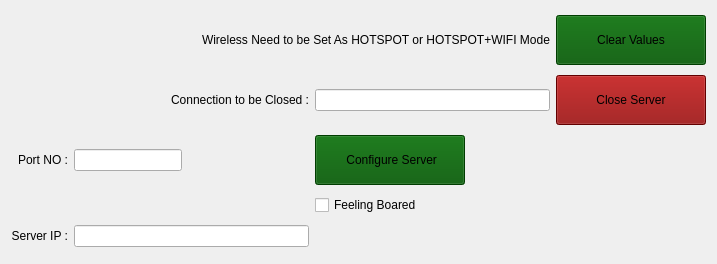
          <widget class="QWidget" name="page_4">
           <property name="geometry">
            <rect>
             <x>0</x>
             <y>0</y>
             <width>717</width>
             <height>264</height>
            </rect>
           </property>
           <attribute name="label">
            <string>Multiple Connection TCP Server</string>
           </attribute>
           <layout class="QGridLayout" name="gridLayout_6">
            <item row="5" column="1">
             <widget class="QLineEdit" name="Server_IPlineEdit">
              <property name="readOnly">
               <bool>true</bool>
              </property>
             </widget>
            </item>
            <item row="5" column="0">
             <widget class="QLabel" name="label_8">
              <property name="styleSheet">
               <string notr="true">background-color: rgba(255, 255, 255, 0);
border-color: rgba(255, 255, 255, 0);</string>
              </property>
              <property name="text">
               <string>&lt;html&gt;&lt;head/&gt;&lt;body&gt;&lt;p align=&quot;right&quot;&gt;Server IP :&lt;/p&gt;&lt;/body&gt;&lt;/html&gt;</string>
              </property>
             </widget>
            </item>
            <item row="1" column="1" alignment="Qt::AlignRight">
             <widget class="QLabel" name="label_7">
              <property name="styleSheet">
               <string notr="true">background-color: rgba(255, 255, 255, 0);
border-color: rgba(255, 255, 255, 0);</string>
              </property>
              <property name="text">
               <string>&lt;html&gt;&lt;head/&gt;&lt;body&gt;&lt;p align=&quot;right&quot;&gt;Connection to be Closed :&lt;/p&gt;&lt;/body&gt;&lt;/html&gt;</string>
              </property>
             </widget>
            </item>
            <item row="1" column="2">
             <widget class="QLineEdit" name="Connection_lineEdit"/>
            </item>
            <item row="0" column="3">
             <widget class="QPushButton" name="Clear_pushButton_2">
              <property name="sizePolicy">
               <sizepolicy hsizetype="Fixed" vsizetype="Fixed">
                <horstretch>0</horstretch>
                <verstretch>0</verstretch>
               </sizepolicy>
              </property>
              <property name="minimumSize">
               <size>
                <width>150</width>
                <height>50</height>
               </size>
              </property>
              <property name="styleSheet">
               <string notr="true">background-color: rgb(0, 85, 0);</string>
              </property>
              <property name="text">
               <string>Clear Values</string>
              </property>
              <property name="icon">
               <iconset resource="ESP_Resource.qrc">
                <normaloff>:/Icons/Icons/clear.png</normaloff>:/Icons/Icons/clear.png</iconset>
              </property>
              <property name="iconSize">
               <size>
                <width>32</width>
                <height>32</height>
               </size>
              </property>
             </widget>
            </item>
            <item row="4" column="2">
             <widget class="QCheckBox" name="Server_Chat_checkBox">
              <property name="text">
               <string>Feeling Boared</string>
              </property>
             </widget>
            </item>
            <item row="2" column="1">
             <widget class="QLineEdit" name="Server_PortlineEdit">
              <property name="sizePolicy">
               <sizepolicy hsizetype="Fixed" vsizetype="Fixed">
                <horstretch>0</horstretch>
                <verstretch>0</verstretch>
               </sizepolicy>
              </property>
              <property name="minimumSize">
               <size>
                <width>20</width>
                <height>0</height>
               </size>
              </property>
             </widget>
            </item>
            <item row="2" column="2">
             <widget class="QPushButton" name="Server_pushButton">
              <property name="sizePolicy">
               <sizepolicy hsizetype="Fixed" vsizetype="Fixed">
                <horstretch>0</horstretch>
                <verstretch>0</verstretch>
               </sizepolicy>
              </property>
              <property name="minimumSize">
               <size>
                <width>150</width>
                <height>50</height>
               </size>
              </property>
              <property name="styleSheet">
               <string notr="true">background-color: rgb(0, 85, 0);</string>
              </property>
              <property name="text">
               <string> Configure Server</string>
              </property>
             </widget>
            </item>
            <item row="1" column="3">
             <widget class="QPushButton" name="ServerClose_pushButton">
              <property name="sizePolicy">
               <sizepolicy hsizetype="Fixed" vsizetype="Fixed">
                <horstretch>0</horstretch>
                <verstretch>0</verstretch>
               </sizepolicy>
              </property>
              <property name="minimumSize">
               <size>
                <width>150</width>
                <height>50</height>
               </size>
              </property>
              <property name="styleSheet">
               <string notr="true">background-color: rgb(139, 0, 0);</string>
              </property>
              <property name="text">
               <string>Close Server</string>
              </property>
              <property name="icon">
               <iconset resource="ESP_Resource.qrc">
                <normaloff>:/Icons/Icons/Graphicloads-100-Flat-2-Outside.ico</normaloff>:/Icons/Icons/Graphicloads-100-Flat-2-Outside.ico</iconset>
              </property>
              <property name="iconSize">
               <size>
                <width>32</width>
                <height>32</height>
               </size>
              </property>
             </widget>
            </item>
            <item row="2" column="0">
             <widget class="QLabel" name="label_6">
              <property name="styleSheet">
               <string notr="true">background-color: rgba(255, 255, 255, 0);
border-color: rgba(255, 255, 255, 0);</string>
              </property>
              <property name="text">
               <string>&lt;html&gt;&lt;head/&gt;&lt;body&gt;&lt;p align=&quot;right&quot;&gt;Port NO :&lt;/p&gt;&lt;/body&gt;&lt;/html&gt;</string>
              </property>
             </widget>
            </item>
            <item row="0" column="0" colspan="3" alignment="Qt::AlignRight">
             <widget class="QLabel" name="label_9">
              <property name="styleSheet">
               <string notr="true">background-color: rgba(255, 255, 255, 0);
border-color: rgba(255, 255, 255, 0);</string>
              </property>
              <property name="text">
               <string>&lt;html&gt;&lt;head/&gt;&lt;body&gt;&lt;p&gt;Wireless Need to be Set As HOTSPOT or HOTSPOT+WIFI Mode&lt;/p&gt;&lt;/body&gt;&lt;/html&gt;</string>
              </property>
             </widget>
            </item>
           </layout>
          </widget>
